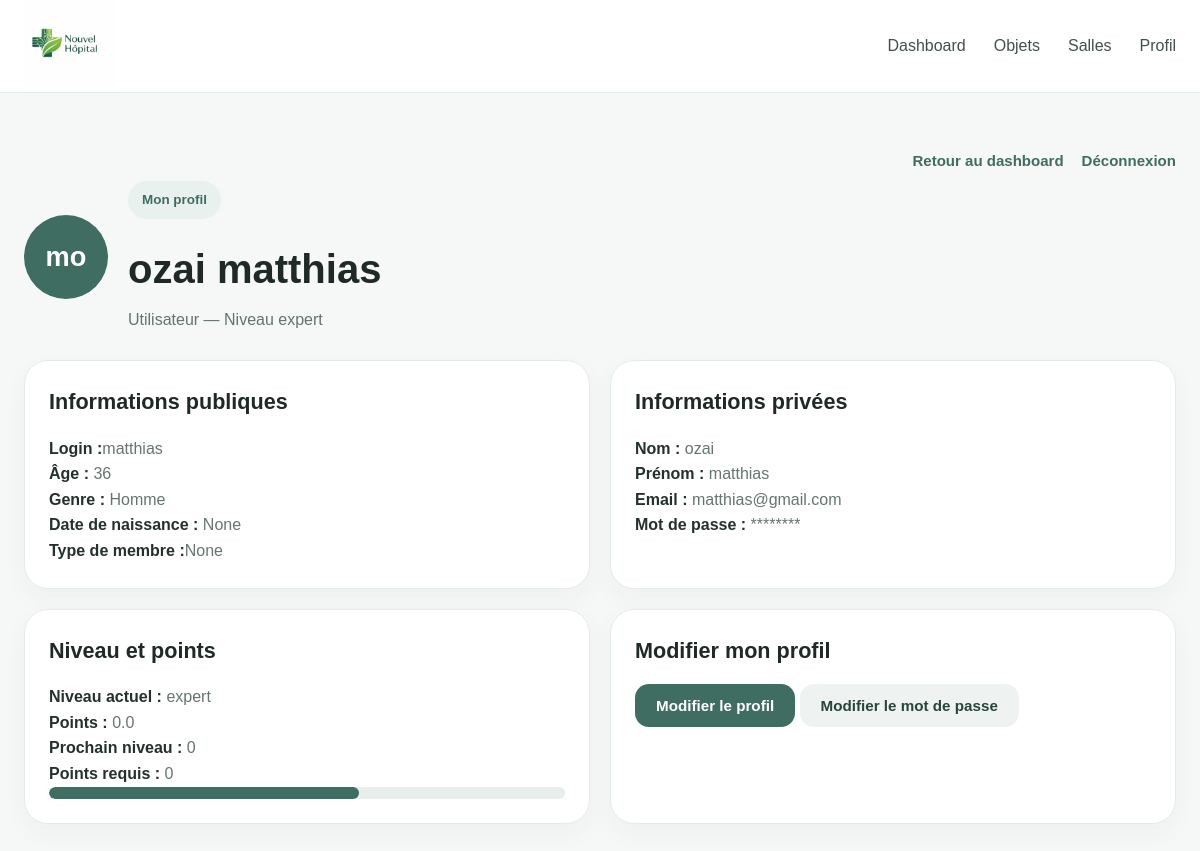
/profile/ (signed in), run on the app's committed database.
### hopital/models.py (models this page shows, shortened)
class Profil(models.Model):
    user = models.OneToOneField(User, on_delete=models.CASCADE)
    photo = models.ImageField(upload_to='photos/', blank=True, null=True)
    age = models.IntegerField(blank=True, null=True)
    genre = models.CharField(max_length=10, blank=True, null=True)
    date_naissance = models.DateField(blank=True, null=True)
    type_membre = models.CharField(max_length=50, blank=True, null=True)
    niveau = models.CharField(max_length=20, default='débutant')
    nb_connexions = models.IntegerField(default=0)
    nb_actions = models.IntegerField(default=0)
    statut = models.CharField(max_length=20, default='non validé')
    date_inscription = models.DateTimeField(auto_now_add=True)
    valide = models.BooleanField(default=False)

### hopital/views.py (the view, shortened to what this page needs)
# urls.py: path('profile/', views.profile, name='profile'),
@login_required
def profile(request):
    profil, created = Profil.objects.get_or_create(user=request.user)
    points = profil.nb_connexions * 0.25 + profil.nb_actions * 0.50
    error = None
    success = None
    return render(request, 'hopital/profile.html', {
        "profil": profil,
        "points": points,
        "error": error,
        "success": success,})

### hopital/templates/hopital/profile.html (shortened to what this page needs)
{% load static %}
<!DOCTYPE html>
<html lang="fr">
<head>
  <link rel="stylesheet" href="{% static 'hopital/CSS/style.css' %}">
</head>
<body>
<header class="navbar">
  <div class="container nav-container">
    <a href="{% url 'index' %}" class="logo">
      <img src="{% static 'hopital/photo/logo.png' %}" alt="Logo Nouvel Hôpital">
    </a>
    <nav class="nav-links">
      <a href="{% url 'dashboard' %}">Dashboard</a>
      <a href="{% url 'objects' %}">Objets</a>
      <a href="{% url 'room' %}">Salles</a>
      <a href="{% url 'profile' %}">Profil</a>
    </nav>
  </div>
</header>
<main class="dashboard-page">
  <div class="container">
    <div class="page-tools">
      <a href="{% url 'dashboard' %}">Retour au dashboard</a>
      <a href="{% url 'login' %}">Déconnexion</a>
    </div>
    <section class="profile-header">
      <div class="profile-avatar">{{ request.user.first_name|first }}{{ request.user.last_name|first }}</div>
      <div>
        <span class="tag">Mon profil</span>
        <h1>{{ request.user.last_name }} {{ request.user.first_name }}</h1>
        <p>Utilisateur — Niveau {{ profil.niveau }}</p>
      </div>
    </section>
    <section class="profile-grid">
      <div class="profile-card">
        <h2>Informations publiques</h2>
        <ul class="profile-list">
          <li><strong>Login :</strong>{{ request.user.username }}</li>
          <li><strong>Âge :</strong> {{ profil.age }}</li>
          <li><strong>Genre :</strong> {{ profil.genre }}</li>
          <li><strong>Date de naissance :</strong> {{ profil.date_naissance }}</li>
          <li><strong>Type de membre :</strong>{{ profil.type_membre }}</li>
        </ul>
      </div>
      <div class="profile-card">
        <h2>Informations privées</h2>
        <ul class="profile-list">
          <li><strong>Nom :</strong> {{ request.user.last_name }}</li>
          <li><strong>Prénom :</strong> {{ request.user.first_name }}</li>
          <li><strong>Email :</strong> {{ request.user.email }}</li>
          <li><strong>Mot de passe :</strong> ********</li>
        </ul>
      </div>
      <div class="profile-card">
        <h2>Niveau et points</h2>
        <ul class="profile-list">
          <li><strong>Niveau actuel :</strong> {{ profil.niveau }}</li>
          <li><strong>Points :</strong> {{ points }}</li>
          <li><strong>Prochain niveau :</strong> {{ profil.nb_connexions }}</li>
          <li><strong>Points requis :</strong> {{ profil.nb_actions }}</li>
        </ul>
        <div class="progress-bar">
          <div class="progress-fill" style="width: 60%;"></div>
        </div>
      </div>
      <div class="profile-card">
        <h2>Modifier mon profil</h2>
        <button type="button" onclick="toggleForm()" class="btn btn-primary">
          Modifier le profil
        </button>
      <button type="button" onclick="togglePasswordForm()" class="btn btn-secondary">
            Modifier le mot de passe
          </button>
        </div>
    </section>
  </div>
</main>
</body>
</html>

### hopital/static/hopital/CSS/style.css (style rules this page uses)
* { margin:0; padding:0; box-sizing:border-box; }
html { scroll-behavior:smooth; }
body { font-family: Arial, Helvetica, sans-serif; background:#f6f8f7; color:#1f2926; line-height:1.6; }
a { text-decoration:none; color:inherit; }
img { max-width:100%; height:auto; }
.container { width:min(1180px, calc(100% - 48px)); margin:0 auto; }
.navbar { position:sticky; top:0; z-index:1000; background:rgba(255,255,255,0.96); backdrop-filter:blur(10px); border-bottom:1px solid #e5ece8; }
.nav-container { min-height:92px; display:flex; align-items:center; justify-content:space-between; gap:24px; }
.logo { display:flex; align-items:center; }
.logo img { width:90px; height:90px; object-fit:contain; }
.nav-links { display:flex; align-items:center; gap:28px; flex-wrap:wrap; }
.nav-links a { color:#42504b; font-weight:500; transition:0.25s; }
.btn { display:inline-flex; align-items:center; justify-content:center; padding:12px 20px; border-radius:14px; font-weight:600; font-size:0.95rem; border:1px solid transparent; transition:0.25s; }
.btn-primary { background:#3f6d62; color:white; }
.btn-secondary { background:#eef3f1; color:#29433d; }
.page-tools { display:flex; justify-content:flex-end; gap:18px; margin:22px 0 8px; flex-wrap:wrap; }
.page-tools a { color:#3f6d62; font-weight:700; font-size:0.94rem; }
.tag { display:inline-block; padding:8px 14px; border-radius:999px; background:#e8f1ee; color:#3f6d62; font-size:0.84rem; font-weight:700; margin-bottom:18px; }
.feature-card, .service-card, .news-card, .quick-card, .profile-card, .dash-card, .object-card-modern, .room-card, .table-card, .resource-card, .auth-card, .auth-side, .level-box, .level-card { background:white; border:1px solid #e5ece8; border-radius:24px; padding:24px; box-shadow:0 10px 26px rgba(31,41,38,0.04); }
.feature-card p, .service-card p, .news-card p, .quick-card p, .profile-list li, .object-card-modern p, .room-card p { color:#66756f; }
.dashboard-page { padding:34px 0 70px; }
.progress-bar { width:100%; height:12px; background:#e7eeeb; border-radius:999px; overflow:hidden; }
.progress-fill { height:100%; background:#3f6d62; border-radius:999px; }
.profile-header { display:flex; align-items:center; gap:20px; margin-bottom:28px; }
.profile-header h1 { font-size:2.5rem; margin-bottom:6px; }
.profile-header p { color:#65736e; }
.profile-avatar { width:84px; height:84px; border-radius:50%; background:#3f6d62; color:white; display:flex; align-items:center; justify-content:center; font-size:1.7rem; font-weight:700; }
.profile-grid { display:grid; grid-template-columns:repeat(2, 1fr); gap:20px; }
.profile-card h2 { font-size:1.35rem; margin-bottom:16px; }
.profile-list { list-style:none; }
.profile-list strong { color:#24312d; }

### data on the page
Profil: niveau "expert", age "36", genre "Homme", date_naissance "None", type_membre "None", nb_connexions "0", nb_actions "0"

### other printed values
{{ request.user.first_name|first }} "m"
{{ request.user.last_name|first }} "o"
{{ request.user.last_name }} "ozai"
{{ request.user.first_name }} "matthias"
{{ request.user.username }} "matthias"
{{ request.user.email }} "matthias@gmail.com"
{{ points }} "0.0"
